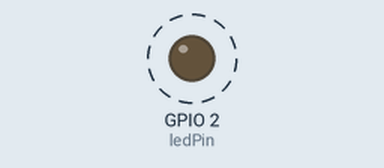
Simulated run of this sketch. Board: ESP32. Parts: output pins drawn as LEDs (lit = HIGH). Dashed ring = blinking. Random numbers use the default seed unless the sketch sets one; what the sketch prints to the serial monitor is not drawn.

Above: at 1.6 s.
Timing chart, 0 to 4.0 s (numbered marks = the images above):
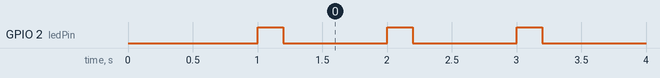

Measured:
- by itself, GPIO 2 (ledPin): alternates HIGH for 0.20 s and LOW for 0.80 s

The sketch:

P6E2.ino
```cpp
#include <Arduino.h>

// Define el pin del LED
const int ledPin = 2; // Usualmente el pin 2 en los ESP32 está conectado a un LED integrado

// Variable global para almacenar el número aleatorio
volatile int randomNumber = 0;

// Manejador de la tarea 2
TaskHandle_t Task2Handle = NULL;

void setup() {
  // Inicializa la comunicación serial
  Serial.begin(115200);
  delay(1000);

  // Configura el pin del LED como salida
  pinMode(ledPin, OUTPUT);

  // Crea las tareas
  xTaskCreate(Tarea1, "Tarea1", 10000, NULL, 1, NULL);
  xTaskCreate(Tarea2, "Tarea2", 10000, NULL, 1, &Task2Handle);
}

void loop() {
  // El loop principal no hace nada, las tareas se ejecutan independientemente
  delay(1000);
}

void Tarea1(void * parameter) {
  // Tarea 1: Generar números aleatorios y enviarlos vía UART cada segundo
  while (true) {
    randomNumber = random(0, 100); // Genera un número aleatorio entre 0 y 99
    Serial.println(randomNumber);  // Envía el número por UART

    // Notifica a la tarea 2 que se ha enviado un número
    xTaskNotifyGive(Task2Handle);

    vTaskDelay(1000 / portTICK_PERIOD_MS); // Espera 1 segundo
  }
  vTaskDelete(NULL);
}

void Tarea2(void * parameter) {
  // Tarea 2: Encender el LED durante 200 ms cuando se envíe un número
  while (true) {
    // Espera una notificación de la tarea 1
    ulTaskNotifyTake(pdTRUE, portMAX_DELAY);

    digitalWrite(ledPin, HIGH); // Enciende el LED
    vTaskDelay(200 / portTICK_PERIOD_MS); // Espera 200 ms
    digitalWrite(ledPin, LOW);  // Apaga el LED
  }
  vTaskDelete(NULL);
}
```
